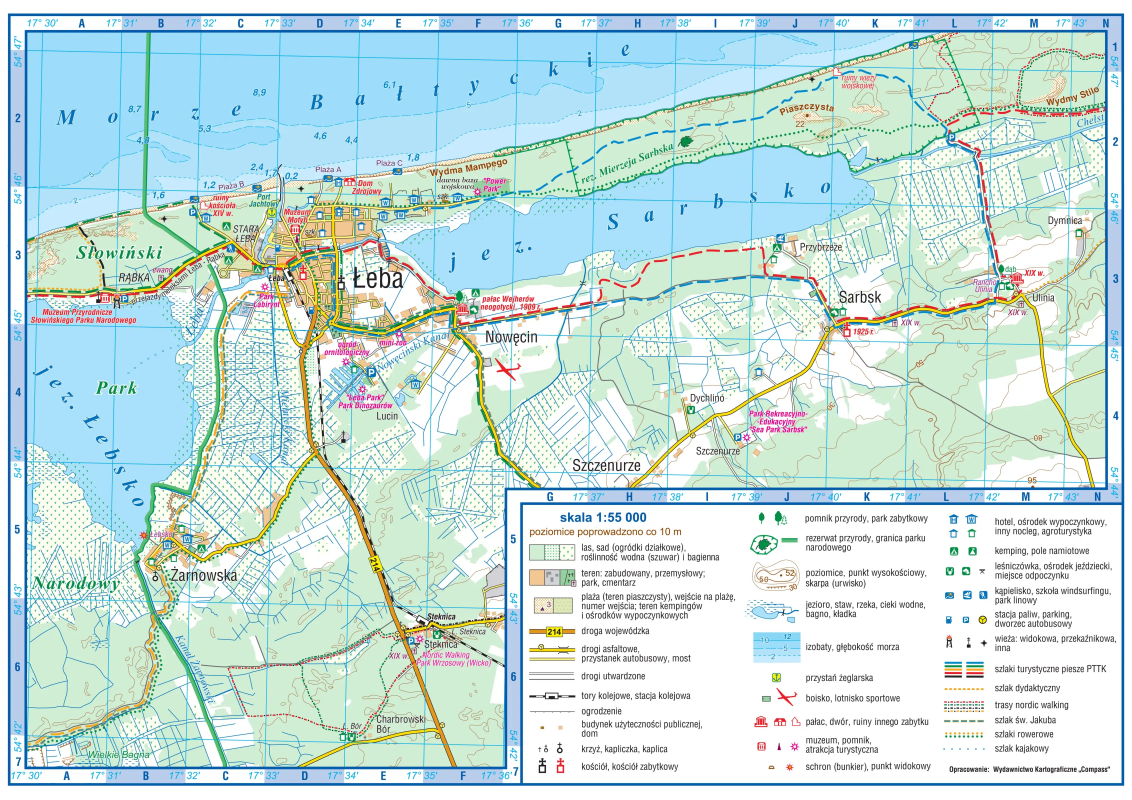
#> input picture content/assets/geo-pr-2023-05/mapa.webp, 3396 x 2400 px (shown at 1/3 size)
$ python -i import_exam.py   (imports and definitions only)
#> lines starting #> are read from the running program, lines starting #| are printed output that depends on the picture; after the words box and inside, x2 and y2 are one past the last pixel; in counts of white or black regions, pixels touching at a corner belong together
#> further down, picture is the input picture: PIL image 3396x2400 RGB; mean R, G, B 199.7, 224, 222.2
#!/usr/bin/env python3
"""Imports one CKE paper (formuła 2023) into content/exams/<subject>/<year>-<session>.json.

    python3 -I tools/import_exam.py <subject> <session>      e.g.  geo-pr 2405

Each task becomes:
  * a crop of the printed task (question, options, figures) -> content/assets/<exam id>/zNN.webp
  * answer controls built from the marking scheme (zasady): mc / tf / multi, or "open"
  * for every task a crop of the marking scheme (scoring rules + solution) -> kNN.webp,
    shown as the key after answering (open tasks are self-rated against it)
  * requirement codes from the scheme, mapped onto content/scope/<subject>.json, and the
    app topic chosen from them

Papers before Dec 2024 cite the older requirement numbering: those requirements are matched
to the 2024 curriculum by their wording. Tasks with no requirement left in scope are skipped
and listed in the report.

Hand fixes go into tools/import_fixes.json (per task id), which is applied last, so the import
can be re-run without losing them.
"""
import io
import json
import re
import sys
from pathlib import Path

import fitz
from PIL import Image

sys.path.insert(0, str(Path(__file__).resolve().parent))
import cke_pdf  # noqa: E402
from cke_pdf import tidy  # noqa: E402

ROOT = Path(__file__).resolve().parent.parent
RAW = ROOT / "raw" / "exams"
SCOPE = ROOT / "content" / "scope"
FIXES = ROOT / "tools" / "import_fixes.json"

# Listening recordings stay on cke.gov.pl (20–25 MB each); the app streams them from there.
CKE = "https://cke.gov.pl/images/"
AUDIO = {
    ("ang-pp", "2305"): "_EGZAMIN_MATURALNY_OD_2023/Arkusze_egzaminacyjne/2023/Jezyk_angielski/poziom_podstawowy/MJAP-P0-100-2305.mp3",
    ("ang-pp", "2312"): "_EGZAMIN_MATURALNY_OD_2023/materialy_dodatkowe/diagnostyczne_12_23/angielski/MJAP-P0-100-2312.mp3",
    ("ang-pp", "2405"): "_EGZAMIN_MATURALNY_OD_2023/Arkusze_egzaminacyjne/2024/Jezyk_angielski/poziom_podstawowy/MJA-P-100-2405.mp3",
    ("ang-pp", "2412"): "_EGZAMIN_MATURALNY_OD_2015/Probny/2024/Jezyk_angielski/poziom_podstawowy/MJA-P-100-2412.mp3",
    ("ang-pp", "2505"): "_EGZAMIN_MATURALNY_OD_2023/Arkusze_egzaminacyjne/2025/Jezyk_angielski/poziom_podstawowy/MJAP-P-100-2505_MJAU-P-100-2505.mp3",
    ("ang-pp", "2601"): "_EGZAMIN_MATURALNY_OD_2023/materialy_dodatkowe/probny_egzamin/2026_marzec/Jezyk_angielski/MJAP-P-100-2601.mp3",
    ("ang-pp", "2605"): "_EGZAMIN_MATURALNY_OD_2023/Arkusze_egzaminacyjne/2026/Jezyk_angielski/poziom_podstawowy/MJAP-P-100-2605.mp3",
    ("ang-pr", "2305"): "_EGZAMIN_MATURALNY_OD_2023/Arkusze_egzaminacyjne/2023/Jezyk_angielski/poziom_rozszerzony/MJAP-R0-100-2305.mp3",
    ("ang-pr", "2405"): "_EGZAMIN_MATURALNY_OD_2023/Arkusze_egzaminacyjne/2024/Jezyk_angielski/poziom_rozszerzony/MJA-R-100-2405.mp3",
    ("ang-pr", "2412"): "_EGZAMIN_MATURALNY_OD_2015/Probny/2024/Jezyk_angielski/poziom_rozszerzony/MJA-R-100-2412.mp3",
    ("ang-pr", "2505"): "_EGZAMIN_MATURALNY_OD_2023/Arkusze_egzaminacyjne/2025/Jezyk_angielski/poziom_rozszerzony/MJAP-R-100-2505_MJAU-R-100-2505.mp3",
    ("ang-pr", "2605"): "_EGZAMIN_MATURALNY_OD_2023/Arkusze_egzaminacyjne/2026/Jezyk_angielski/poziom_rozszerzony/MJAP-R-100-2605.mp3",
    ("hisz-pp", "2305"): "_EGZAMIN_MATURALNY_OD_2023/Arkusze_egzaminacyjne/2023/Jezyk_hiszpanski/poziom_podstawowy/MJHP-P0-100-2305.mp3",
    ("hisz-pp", "2312"): "_EGZAMIN_MATURALNY_OD_2023/materialy_dodatkowe/diagnostyczne_12_23/hiszpanski/MJHP-P0-100-2312.mp3",
    ("hisz-pp", "2405"): "_EGZAMIN_MATURALNY_OD_2023/Arkusze_egzaminacyjne/2024/Jezyk_hiszpanski/poziom_podstawowy/MJH-P-100-2405.mp3",
    ("hisz-pp", "2412"): "_EGZAMIN_MATURALNY_OD_2015/Probny/2024/Jezyk_hiszpanski/poziom_podstawowy/MJH-P-100-2412.mp3",
    ("hisz-pp", "2505"): "_EGZAMIN_MATURALNY_OD_2023/Arkusze_egzaminacyjne/2025/Jezyk_hiszpanski/poziom_podstawowy/MJHP-P-100-2505_MJHU-P-100-2505.mp3",
    ("hisz-pp", "2605"): "_EGZAMIN_MATURALNY_OD_2023/Arkusze_egzaminacyjne/2026/Jezyk_hiszpanski/poziom_podstawowy/MJHP-P-100-2605.mp3",
}
LANG = ("ang-pp", "ang-pr", "hisz-pp")
COLUMN = (cke_pdf.X0 + 4, cke_pdf.X1 - 4)   # crop column; language papers print wider (set in main)

SESSION_NAME = {"05": "maj", "12": "probna", "01": "probna", "06": "czerwiec", "08": "sierpien"}
CROP_W = 1100             # px width of task crops
STOP = re.compile(r"^(Brudnopis|BRUDNOPIS|Obliczenia|Miejsce na obliczenia|Odpowiedź:?\s*\.{3,}|\.{8,}|…{4,}|_{5,}|Miejsce dla|"
                  r"PRZENIEŚ ROZWIĄZANIA|Wypełnia egzaminator|Uzasadnienie:?\s*$|Strona \d+ z \d+$)")
FOOTNOTE = re.compile(r"^\d+\s*Rozporządzenie|^\d+\s*Rozporządzenie Ministra")


# ---------------------------------------------------------------- files
# [17 lines left out: functions find_files, render, not called in this run]


def squeeze(img, keep=18, max_gap=26):
    """Trim blank margins and shorten long blank vertical gaps (answer space, layout gaps)."""
#> called with keep = 18, max_gap = 26
    g = img.convert("L")
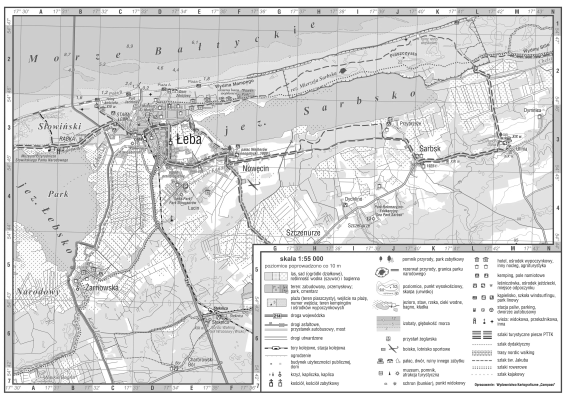
#> g: PIL image 3396x2400 L (shown at 1/6 size); min 7, max 255, mean 216.6
    w, h = g.size
    px = g.load()
    blank = []
    for y in range(h):
        row_dark = 0
        for x in range(0, w, 3):
            if px[x, y] < 235:
                row_dark += 1
                if row_dark > 1:
                    break
        blank.append(row_dark <= 1)
    rows, run = [], []
    for y in range(h):
        if blank[y]:
            run.append(y)
            continue
        if run:
            rows.extend(run if len(run) <= max_gap else run[:keep])
            run = []
        rows.append(y)
    if not rows:
        return img
    # drop leading/trailing blank rows
    while rows and blank[rows[0]]:
        rows.pop(0)
    while rows and blank[rows[-1]]:
        rows.pop()
    pad = 10
    out = Image.new("RGB", (w, len(rows) + 2 * pad), "white")
#> out: PIL image 3396x2338 RGB; every value is 255
    # copy contiguous row runs
    start = prev = rows[0]
    dy = pad
    for y in rows[1:] + [None]:
        if y is not None and y == prev + 1:
            prev = y
            continue
        band = img.crop((0, start, w, prev + 1))
        out.paste(band, (0, dy))
        dy += prev + 1 - start
        if y is not None:
            start = prev = y
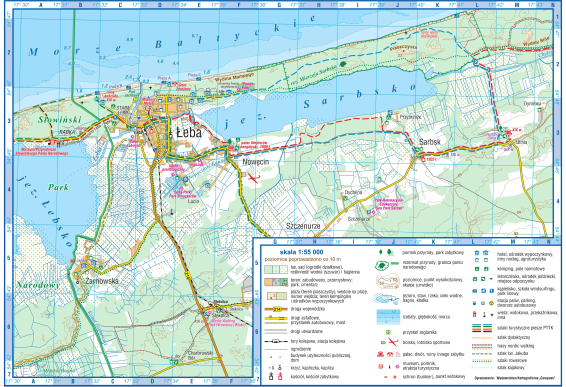
#> band: PIL image 3396x2318 RGB (shown at 1/6 size); mean R, G, B 197.8, 222.9, 221.1
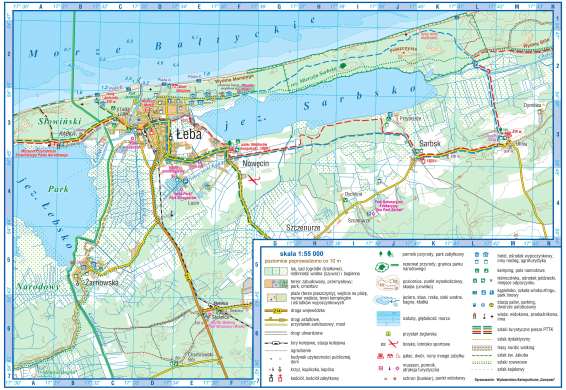
#> out: PIL image 3396x2338 RGB (shown at 1/6 size); mean R, G, B 198.2, 223.2, 221.4
#> after the loop, dy = 2328
    # trim side margins
    gg = out.convert("L").point(lambda v: 255 if v > 235 else 0)
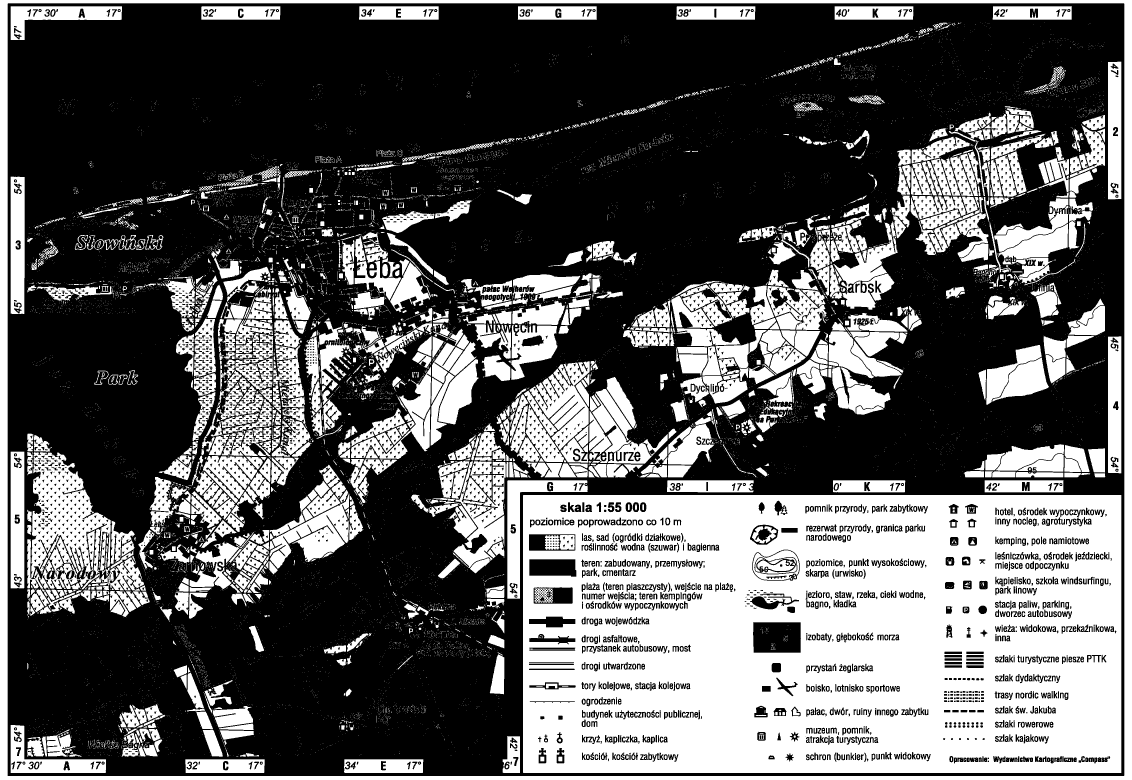
#> gg: PIL image 3396x2338 L (shown at 1/3 size); 36.8% white; 14492 white regions (12787 under 20 px), largest, box (x1, y1, x2, y2) and area: (1569, 1485, 3364, 2319) 1263996, (0, 0, 3396, 2338) 174551, (82, 1357, 432, 1772) 63423
    bbox = Image.eval(gg, lambda v: 255 - v).getbbox()
#> bbox = (23, 10, 3373, 2328)
    if bbox:
        x0, x1 = max(0, bbox[0] - pad), min(w, bbox[2] + pad)
#> x0 = 13; x1 = 3383
        out = out.crop((x0, 0, x1, out.height))
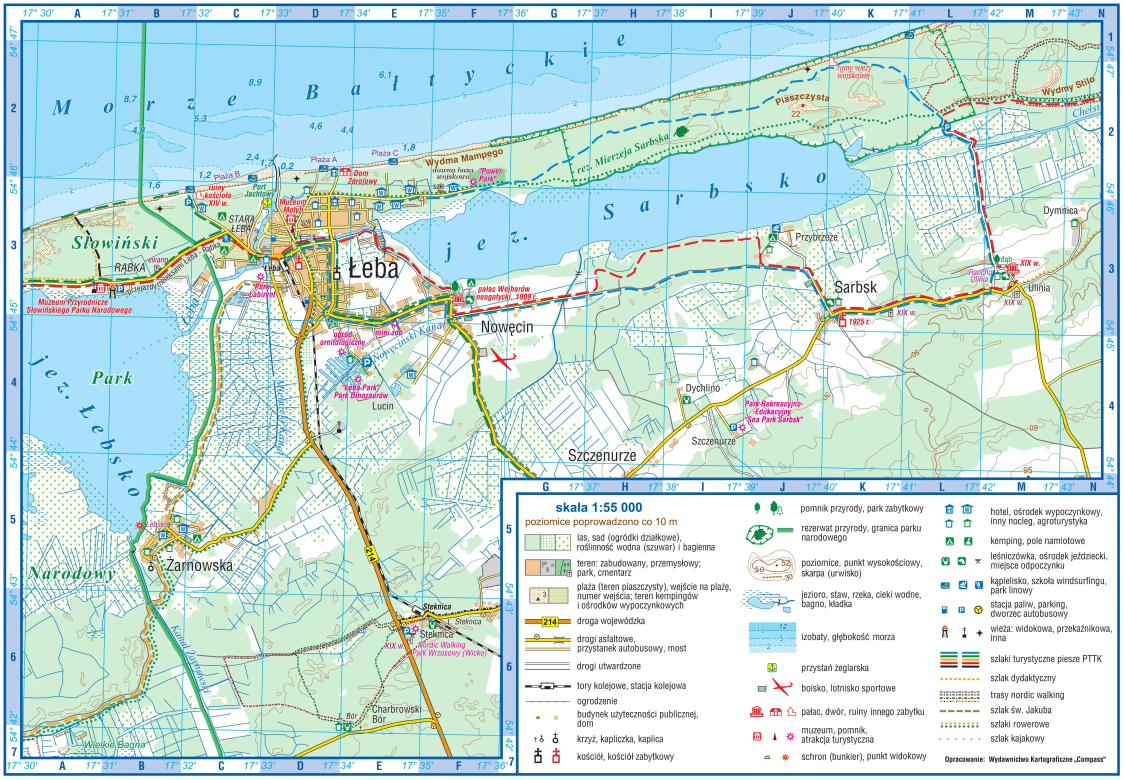
#> out: PIL image 3370x2338 RGB (shown at 1/3 size); mean R, G, B 197.8, 222.9, 221.1
    return out


# [135 lines left out: functions stack, save, answer_grid_top, task_image, region_lines, scheme_sections and 3 more, not called in this run]


# ---------------------------------------------------------------- requirements
def words(s):
    return {w[:6] for w in re.findall(r"[a-ząćęłńóśźż]{4,}", s.lower())}


class Scope:
    # [92 lines left out: functions __init__, match_text, cited, map_requirements, not called in this run]


GENERIC = {"geo-pr": {"R.I.7", "R.I.3", "P.I.3", "P.I.5", "P.I.4", "P.I.1", "P.I.2", "R.I.1", "R.I.2", "R.I.4", "R.I.5", "R.I.6"},
           "lang": {"I"}}
MAT_PR_SECTION = {"I": "matr-nie", "II": "matr-nie", "III": "matr-nie", "IV": "matr-nie", "V": "matr-fun", "VI": "matr-gra",
                  "VII": "matr-try", "VIII": "matr-pla", "IX": "matr-ana", "X": "matr-ste", "XI": "matr-kom", "XII": "matr-kom", "XIII": "matr-gra"}


# [13 lines left out: function topic_for, not called in this run]


# ---------------------------------------------------------------- answers
LETTERS = "ABCDEFGH"


# [10 lines left out: function option_letters, not called in this run]


def digit_labels(lines):
    found = {int(m.group(1)) for l in lines for m in [re.match(r"^([1-4])\.(\s|$)", l["text"])] if m}
    return [str(i) for i in range(1, max(found) + 1)] if found else []


# [278 lines left out: functions first_version, listed_letters, build_answer, lead_texts, lang_items, region_text and 2 more, not called in this run]


# [2 lines not run here, left out]

>>> from PIL import Image
>>> picture = Image.open('../content/assets/geo-pr-2023-05/mapa.webp')
>>> result = squeeze(picture)

$ run again, on content/assets/geo-pr-2023-05/i19.webp
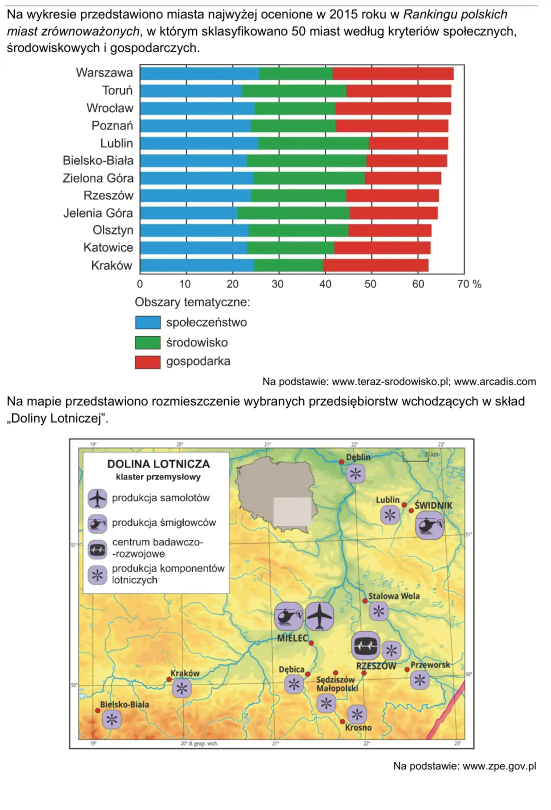
#> input picture content/assets/geo-pr-2023-05/i19.webp, 1101 x 1619 px (shown at 1/2 size)
#> picture is the input picture: PIL image 1101x1619 RGB; mean R, G, B 221.6, 222.1, 205.7
#> after the loop in squeeze, `for y in rows[1:] + [None]:`: dy = 1543
#> in squeeze, `gg = out.convert("L").point(lambda v: 255 if v > 235 else 0)`:
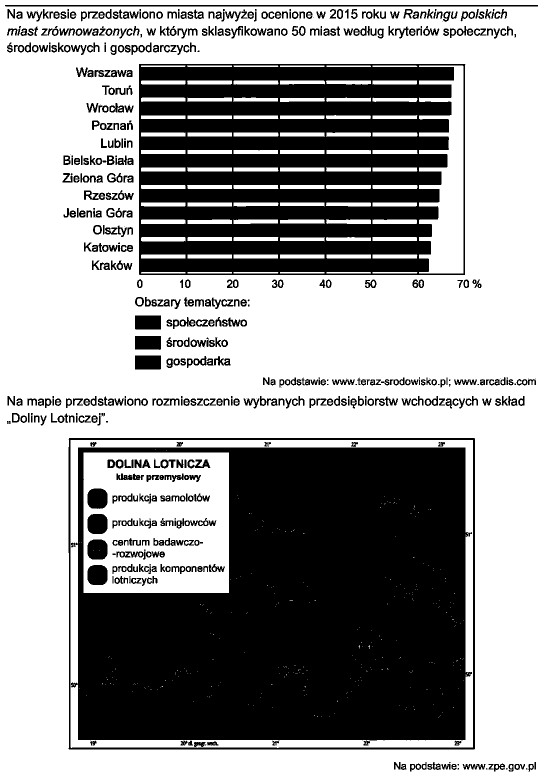
#> gg: PIL image 1101x1553 L (shown at 1/2 size); 61.3% white; 647 black regions (108 under 20 px), largest, box (x1, y1, x2, y2) and area: (142, 895, 944, 1481) 371512, (278, 128, 931, 550) 204336, (137, 876, 950, 1499) 11008
#> bbox = (10, 10, 1076, 1543)
#> x0 = 0; x1 = 1086
#> in squeeze, `out = out.crop((x0, 0, x1, out.height))`:
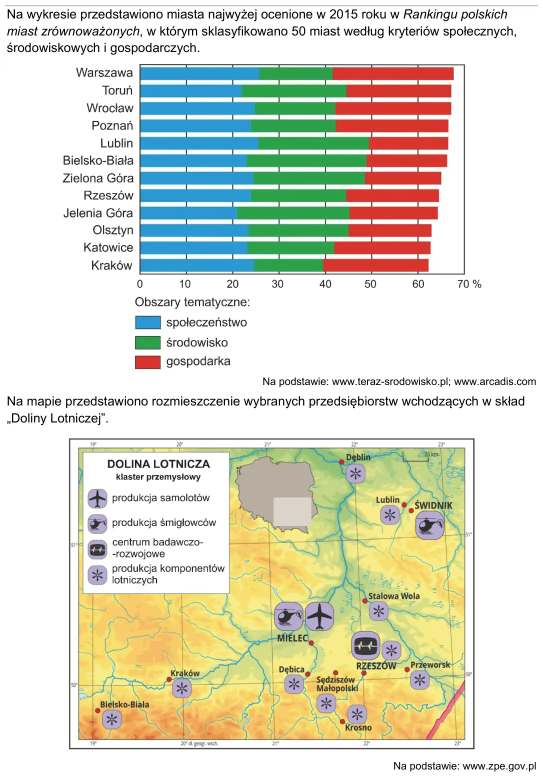
#> out: PIL image 1086x1553 RGB (shown at 1/2 size); mean R, G, B 219.7, 220.3, 202.9

$ run again, on content/assets/geo-pr-2023-05/i8.webp
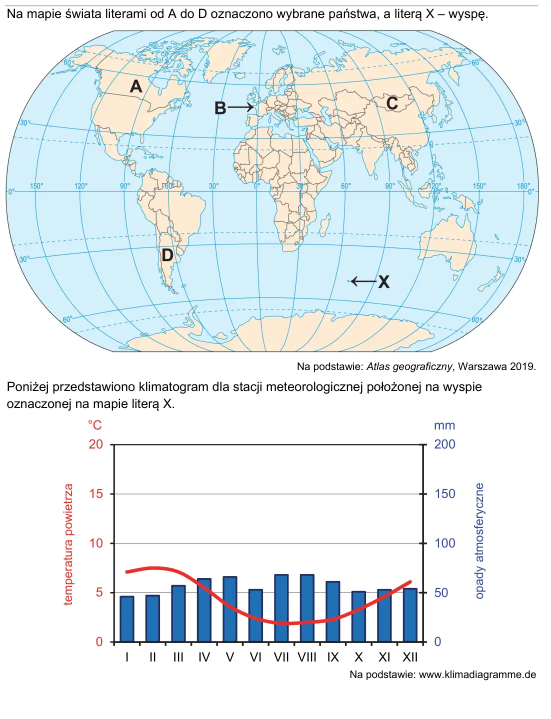
#> input picture content/assets/geo-pr-2023-05/i8.webp, 1101 x 1437 px (shown at 1/2 size)
#> picture is the input picture: PIL image 1101x1437 RGB; mean R, G, B 227.6, 236.6, 239.6
#> after the loop in squeeze, `for y in rows[1:] + [None]:`: dy = 1360
#> in squeeze, `gg = out.convert("L").point(lambda v: 255 if v > 235 else 0)`:
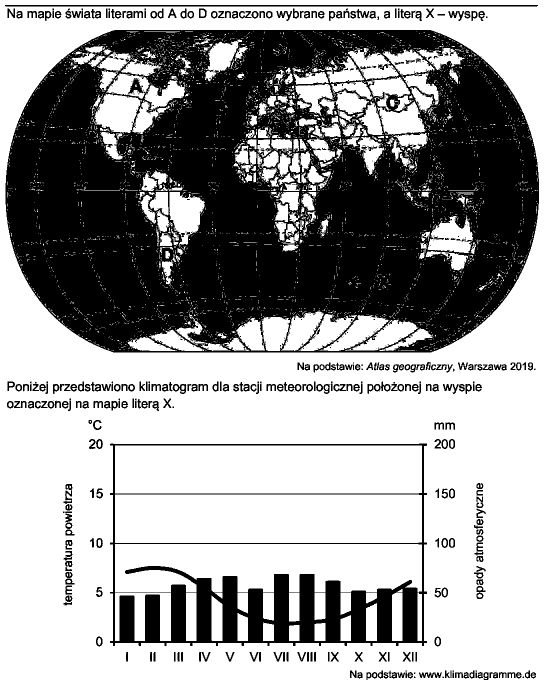
#> gg: PIL image 1101x1370 L (shown at 1/2 size); 62.1% white; 778 black regions (458 under 20 px), largest, box (x1, y1, x2, y2) and area: (11, 60, 1078, 705) 479904, (220, 887, 854, 1292) 54527, (10, 10, 1076, 13) 3195
#> bbox = (10, 10, 1078, 1360)
#> x0 = 0; x1 = 1088
#> in squeeze, `out = out.crop((x0, 0, x1, out.height))`:
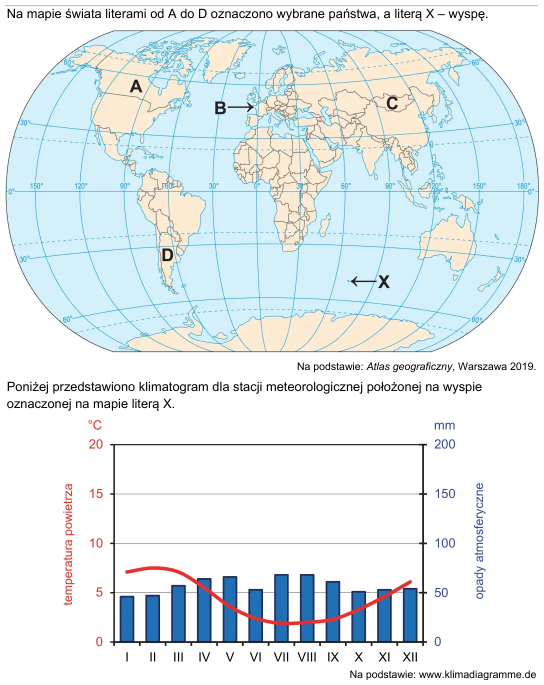
#> out: PIL image 1088x1370 RGB (shown at 1/2 size); mean R, G, B 226, 235.5, 238.6
